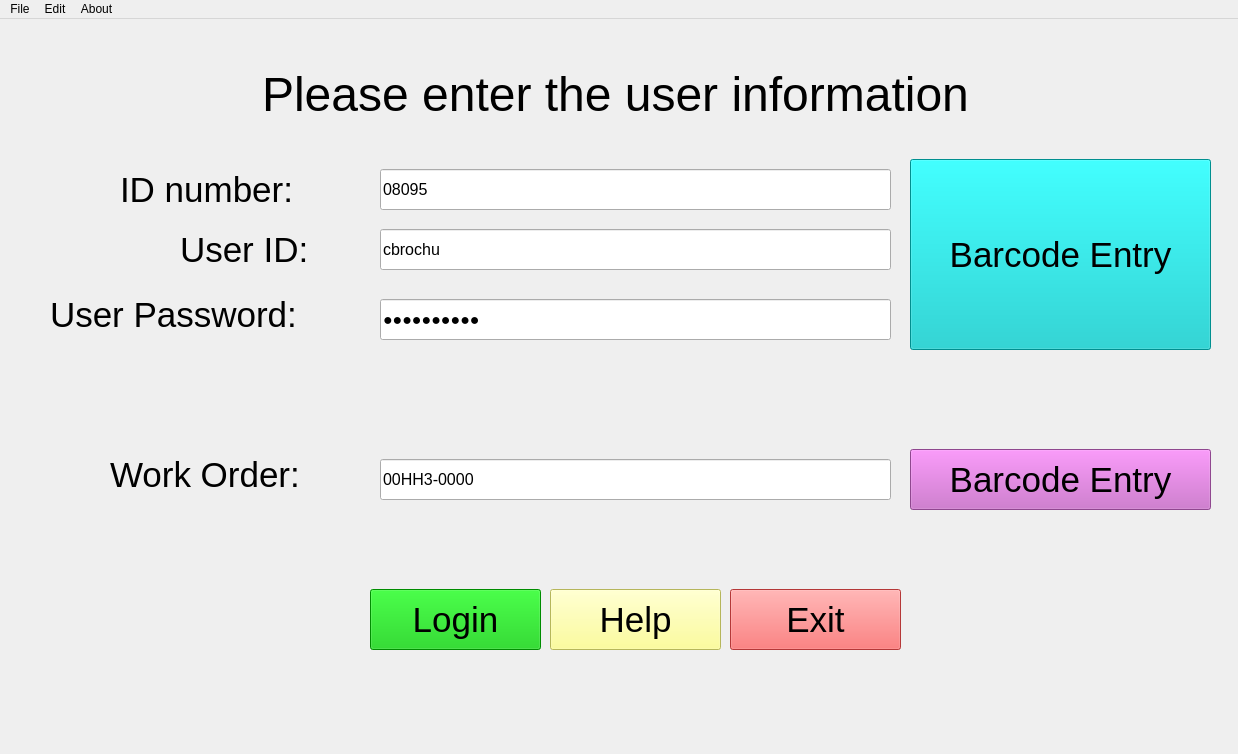
<?xml version="1.0" encoding="UTF-8"?>
<ui version="4.0">
 <class>MainWindow</class>
 <widget class="QMainWindow" name="MainWindow">
  <property name="geometry">
   <rect>
    <x>0</x>
    <y>0</y>
    <width>1238</width>
    <height>754</height>
   </rect>
  </property>
  <property name="windowTitle">
   <string>RUBY Assembly Program</string>
  </property>
  <widget class="QWidget" name="centralwidget">
   <widget class="QLabel" name="label_10">
    <property name="geometry">
     <rect>
      <x>140</x>
      <y>20</y>
      <width>951</width>
      <height>111</height>
     </rect>
    </property>
    <property name="font">
     <font>
      <pointsize>36</pointsize>
     </font>
    </property>
    <property name="text">
     <string>Please enter the user information</string>
    </property>
    <property name="alignment">
     <set>Qt::AlignCenter</set>
    </property>
   </widget>
   <widget class="QLabel" name="label_11">
    <property name="geometry">
     <rect>
      <x>50</x>
      <y>270</y>
      <width>301</width>
      <height>51</height>
     </rect>
    </property>
    <property name="font">
     <font>
      <pointsize>26</pointsize>
     </font>
    </property>
    <property name="text">
     <string>User Password:</string>
    </property>
   </widget>
   <widget class="QLabel" name="label_12">
    <property name="enabled">
     <bool>true</bool>
    </property>
    <property name="geometry">
     <rect>
      <x>180</x>
      <y>210</y>
      <width>201</width>
      <height>41</height>
     </rect>
    </property>
    <property name="font">
     <font>
      <pointsize>26</pointsize>
     </font>
    </property>
    <property name="text">
     <string>User ID: </string>
    </property>
   </widget>
   <widget class="QPushButton" name="login_pb">
    <property name="geometry">
     <rect>
      <x>370</x>
      <y>570</y>
      <width>171</width>
      <height>61</height>
     </rect>
    </property>
    <property name="font">
     <font>
      <pointsize>26</pointsize>
     </font>
    </property>
    <property name="styleSheet">
     <string notr="true">background-color: rgb(0, 197, 0)</string>
    </property>
    <property name="text">
     <string>Login</string>
    </property>
   </widget>
   <widget class="QPushButton" name="help_pb">
    <property name="geometry">
     <rect>
      <x>550</x>
      <y>570</y>
      <width>171</width>
      <height>61</height>
     </rect>
    </property>
    <property name="font">
     <font>
      <pointsize>26</pointsize>
     </font>
    </property>
    <property name="styleSheet">
     <string notr="true">background-color: rgb(255, 255, 127)</string>
    </property>
    <property name="text">
     <string>Help</string>
    </property>
   </widget>
   <widget class="QPushButton" name="exit_pb">
    <property name="geometry">
     <rect>
      <x>730</x>
      <y>570</y>
      <width>171</width>
      <height>61</height>
     </rect>
    </property>
    <property name="font">
     <font>
      <pointsize>26</pointsize>
     </font>
    </property>
    <property name="styleSheet">
     <string notr="true">background-color: rgb(253, 79, 79)</string>
    </property>
    <property name="text">
     <string>Exit</string>
    </property>
   </widget>
   <widget class="QLineEdit" name="username_le">
    <property name="geometry">
     <rect>
      <x>380</x>
      <y>210</y>
      <width>511</width>
      <height>41</height>
     </rect>
    </property>
    <property name="font">
     <font>
      <pointsize>12</pointsize>
     </font>
    </property>
    <property name="text">
     <string>cbrochu</string>
    </property>
   </widget>
   <widget class="QLineEdit" name="password_le">
    <property name="geometry">
     <rect>
      <x>380</x>
      <y>280</y>
      <width>511</width>
      <height>41</height>
     </rect>
    </property>
    <property name="font">
     <font>
      <pointsize>12</pointsize>
     </font>
    </property>
    <property name="text">
     <string>Home0ne01!</string>
    </property>
    <property name="echoMode">
     <enum>QLineEdit::Password</enum>
    </property>
   </widget>
   <widget class="QLineEdit" name="work_order_le">
    <property name="geometry">
     <rect>
      <x>380</x>
      <y>440</y>
      <width>511</width>
      <height>41</height>
     </rect>
    </property>
    <property name="font">
     <font>
      <pointsize>12</pointsize>
     </font>
    </property>
    <property name="text">
     <string>00HH3-0000</string>
    </property>
    <property name="echoMode">
     <enum>QLineEdit::Normal</enum>
    </property>
   </widget>
   <widget class="QLabel" name="label_13">
    <property name="geometry">
     <rect>
      <x>110</x>
      <y>430</y>
      <width>271</width>
      <height>51</height>
     </rect>
    </property>
    <property name="font">
     <font>
      <pointsize>26</pointsize>
     </font>
    </property>
    <property name="text">
     <string>Work Order:</string>
    </property>
   </widget>
   <widget class="QPushButton" name="user_barcode_pb">
    <property name="enabled">
     <bool>true</bool>
    </property>
    <property name="geometry">
     <rect>
      <x>910</x>
      <y>140</y>
      <width>301</width>
      <height>191</height>
     </rect>
    </property>
    <property name="font">
     <font>
      <pointsize>26</pointsize>
     </font>
    </property>
    <property name="styleSheet">
     <string notr="true">background-color: rgb(0, 200, 200)</string>
    </property>
    <property name="text">
     <string>Barcode Entry</string>
    </property>
   </widget>
   <widget class="QPushButton" name="work_order_barcode_pb">
    <property name="enabled">
     <bool>true</bool>
    </property>
    <property name="geometry">
     <rect>
      <x>910</x>
      <y>430</y>
      <width>301</width>
      <height>61</height>
     </rect>
    </property>
    <property name="font">
     <font>
      <pointsize>26</pointsize>
     </font>
    </property>
    <property name="styleSheet">
     <string notr="true">background-color: rgb(200, 100, 200)</string>
    </property>
    <property name="text">
     <string>Barcode Entry</string>
    </property>
   </widget>
   <widget class="QLabel" name="label_14">
    <property name="enabled">
     <bool>true</bool>
    </property>
    <property name="geometry">
     <rect>
      <x>120</x>
      <y>150</y>
      <width>261</width>
      <height>41</height>
     </rect>
    </property>
    <property name="font">
     <font>
      <pointsize>26</pointsize>
     </font>
    </property>
    <property name="text">
     <string>ID number: </string>
    </property>
   </widget>
   <widget class="QLineEdit" name="ID_number_le">
    <property name="geometry">
     <rect>
      <x>380</x>
      <y>150</y>
      <width>511</width>
      <height>41</height>
     </rect>
    </property>
    <property name="font">
     <font>
      <pointsize>12</pointsize>
     </font>
    </property>
    <property name="text">
     <string>08095</string>
    </property>
   </widget>
  </widget>
  <widget class="QMenuBar" name="menubar">
   <property name="geometry">
    <rect>
     <x>0</x>
     <y>0</y>
     <width>1238</width>
     <height>21</height>
    </rect>
   </property>
   <widget class="QMenu" name="menuFile">
    <property name="title">
     <string>File</string>
    </property>
    <addaction name="actionSave"/>
    <addaction name="actionFinish"/>
    <addaction name="actionExit"/>
   </widget>
   <widget class="QMenu" name="menuEdit">
    <property name="title">
     <string>Edit</string>
    </property>
    <addaction name="actionSearch"/>
    <addaction name="actionLoad"/>
   </widget>
   <widget class="QMenu" name="menuAbout">
    <property name="title">
     <string>About</string>
    </property>
    <addaction name="actionAbout"/>
    <addaction name="actionHelp"/>
   </widget>
   <addaction name="menuFile"/>
   <addaction name="menuEdit"/>
   <addaction name="menuAbout"/>
  </widget>
  <action name="actionSave">
   <property name="text">
    <string>Save</string>
   </property>
  </action>
  <action name="actionFinish">
   <property name="text">
    <string>Finish</string>
   </property>
  </action>
  <action name="actionExit">
   <property name="text">
    <string>Exit</string>
   </property>
  </action>
  <action name="actionSearch">
   <property name="text">
    <string>Search</string>
   </property>
  </action>
  <action name="actionLoad">
   <property name="text">
    <string>Load</string>
   </property>
  </action>
  <action name="actionAbout">
   <property name="text">
    <string>About</string>
   </property>
  </action>
  <action name="actionHelp">
   <property name="text">
    <string>Help</string>
   </property>
  </action>
 </widget>
 <resources/>
 <connections/>
</ui>
